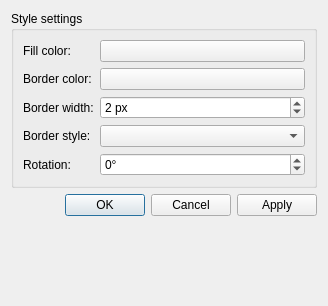
<?xml version="1.0" encoding="UTF-8"?>
<ui version="4.0">
 <class>StyleEditorDialog</class>
 <widget class="QDialog" name="StyleEditorDialog">
  <property name="geometry">
   <rect>
    <x>0</x>
    <y>0</y>
    <width>328</width>
    <height>306</height>
   </rect>
  </property>
  <property name="windowTitle">
   <string>Style editor</string>
  </property>
  <property name="styleSheet">
   <string notr="true">QWidget {
    background-color: #323232;
    color: #BAF73C;
}

QToolBar {
    border:0px;
}

QGraphicsView, QTextEdit, QPlainTextEdit, QTreeWidget, QListWidget, QLineEdit, QSpinBox, QComboBox {
    background-color: #282828;
}

QLabel, QMenu, QStatusBar {
  color: #BAF73C;
}

QMenuBar::item {
    background-color: #323232;
}

QMenu::item:selected {
    color: #f2f2f2;
    background-color: #383838;
}

QToolButton:hover {
    background-color: #383838;
}

QGroupBox {
    color: #BAF73C;
    font: bold 12px;
    padding: 15px;
    border-style: none;
}

QAbstractScrollArea::corner {
    background: #323232;
}

QScrollBar::add-page:horizontal, QScrollBar::sub-page:horizontal, QScrollBar::add-page:vertical, QScrollBar::sub-page:vertical {
  background: none;
}

QComboBox {
    selection-color: #f2f2f2;
    selection-background-color: #323232;
}

QComboBox QAbstractItemView {
    background-color: #282828;
}

QDockWidget, QMenuBar, QPushButton, QToolButton, QTabWidget, QHeaderView::section {
    color: #BAF73C;
    font: bold 11px;
}

QTabBar {
    color: #BAF73C;
}

QRadioButton, QCheckBox {
  color: #BAF73C;
}

QRadioButton::disabled, QCheckBox::disabled {
  color: gray;
}
# bg-color=#282828
# fg-color=#BAF73C
# tool-bar=#323232
# selection-bg=#383838 
# selection-fg=#f2f2f2 </string>
  </property>
  <property name="modal">
   <bool>true</bool>
  </property>
  <layout class="QVBoxLayout" name="verticalLayout">
   <item>
    <widget class="QGroupBox" name="uiStyleSettingsGroupBox">
     <property name="title">
      <string>Style settings</string>
     </property>
     <layout class="QGridLayout" name="gridLayout">
      <item row="0" column="0">
       <widget class="QLabel" name="uiColorLabel">
        <property name="text">
         <string>Fill color:</string>
        </property>
       </widget>
      </item>
      <item row="0" column="1">
       <widget class="QPushButton" name="uiColorPushButton">
        <property name="text">
         <string/>
        </property>
       </widget>
      </item>
      <item row="1" column="0">
       <widget class="QLabel" name="uiBorderColorLabel">
        <property name="text">
         <string>Border color:</string>
        </property>
       </widget>
      </item>
      <item row="1" column="1">
       <widget class="QPushButton" name="uiBorderColorPushButton">
        <property name="text">
         <string/>
        </property>
       </widget>
      </item>
      <item row="2" column="0">
       <widget class="QLabel" name="uiBorderWidthLabel">
        <property name="text">
         <string>Border width:</string>
        </property>
       </widget>
      </item>
      <item row="2" column="1">
       <widget class="QSpinBox" name="uiBorderWidthSpinBox">
        <property name="suffix">
         <string> px</string>
        </property>
        <property name="minimum">
         <number>1</number>
        </property>
        <property name="maximum">
         <number>100</number>
        </property>
        <property name="value">
         <number>2</number>
        </property>
       </widget>
      </item>
      <item row="3" column="0">
       <widget class="QLabel" name="uiBorderStyleLabel">
        <property name="text">
         <string>Border style:</string>
        </property>
       </widget>
      </item>
      <item row="3" column="1">
       <widget class="QComboBox" name="uiBorderStyleComboBox"/>
      </item>
      <item row="4" column="0">
       <widget class="QLabel" name="uiRotationLabel">
        <property name="text">
         <string>Rotation:</string>
        </property>
       </widget>
      </item>
      <item row="4" column="1">
       <widget class="QSpinBox" name="uiRotationSpinBox">
        <property name="sizePolicy">
         <sizepolicy hsizetype="Expanding" vsizetype="Fixed">
          <horstretch>0</horstretch>
          <verstretch>0</verstretch>
         </sizepolicy>
        </property>
        <property name="toolTip">
         <string>Rotation can be ajusted on the scene for a selected item while
editing (notes only) with ALT and '+' (or P) / ALT and '-' (or M)</string>
        </property>
        <property name="suffix">
         <string>°</string>
        </property>
        <property name="minimum">
         <number>-360</number>
        </property>
        <property name="maximum">
         <number>360</number>
        </property>
       </widget>
      </item>
     </layout>
    </widget>
   </item>
   <item>
    <widget class="QDialogButtonBox" name="uiButtonBox">
     <property name="orientation">
      <enum>Qt::Horizontal</enum>
     </property>
     <property name="standardButtons">
      <set>QDialogButtonBox::Apply|QDialogButtonBox::Cancel|QDialogButtonBox::Ok</set>
     </property>
    </widget>
   </item>
   <item>
    <spacer name="verticalSpacer">
     <property name="orientation">
      <enum>Qt::Vertical</enum>
     </property>
     <property name="sizeHint" stdset="0">
      <size>
       <width>20</width>
       <height>40</height>
      </size>
     </property>
    </spacer>
   </item>
  </layout>
 </widget>
 <resources>
  <include location="../../resources/resources.qrc"/>
 </resources>
 <connections>
  <connection>
   <sender>uiButtonBox</sender>
   <signal>accepted()</signal>
   <receiver>StyleEditorDialog</receiver>
   <slot>accept()</slot>
   <hints>
    <hint type="sourcelabel">
     <x>248</x>
     <y>254</y>
    </hint>
    <hint type="destinationlabel">
     <x>157</x>
     <y>274</y>
    </hint>
   </hints>
  </connection>
  <connection>
   <sender>uiButtonBox</sender>
   <signal>rejected()</signal>
   <receiver>StyleEditorDialog</receiver>
   <slot>reject()</slot>
   <hints>
    <hint type="sourcelabel">
     <x>316</x>
     <y>260</y>
    </hint>
    <hint type="destinationlabel">
     <x>286</x>
     <y>274</y>
    </hint>
   </hints>
  </connection>
 </connections>
</ui>
